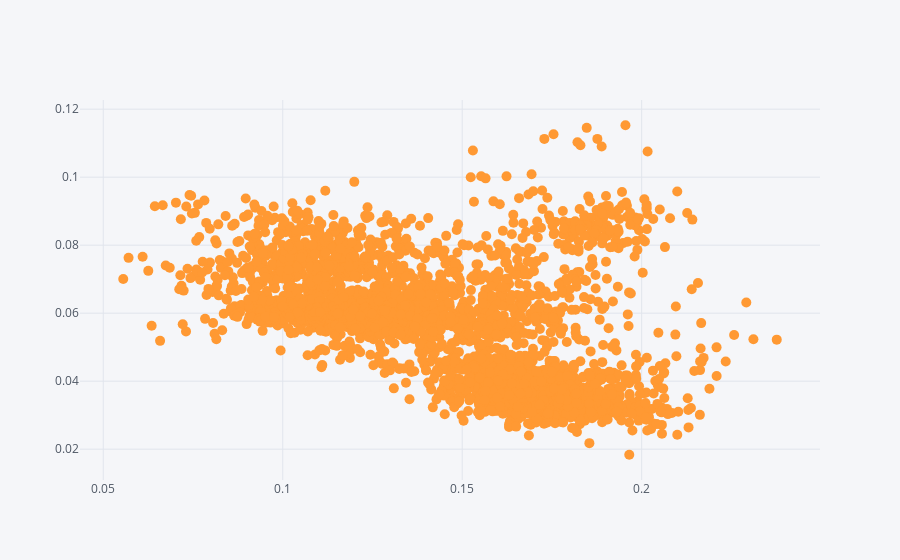

Notebook cell for this chart:
### Code cell
df.iplot(kind='scatter',x='meanfun',y='sd',mode='markers',size=10)

### Figure 1 — Plotly figure (JSON) as saved in the notebook; plotly's stock layout.template omitted (floating-point values rounded to 4 significant figures; data arrays with more than 128 entries replaced by an {"elided": "..."} marker saying what was removed)
{"data": [{"line": {"color": "rgba(255, 153, 51, 1.0)", "dash": "solid", "shape": "linear", "width": 1.3}, "marker": {"size": 10, "symbol": "circle"}, "mode": "markers", "name": "sd", "text": "", "type": "scatter", "uid": "708cca4d-f9b4-43b8-aa16-a997d48f4950", "x": {"elided": "3168 float values"}, "y": {"elided": "3168 float values"}}], "layout": {"legend": {"bgcolor": "#F5F6F9", "font": {"color": "#4D5663"}}, "paper_bgcolor": "#F5F6F9", "plot_bgcolor": "#F5F6F9", "title": {"font": {"color": "#4D5663"}}, "xaxis": {"gridcolor": "#E1E5ED", "showgrid": true, "tickfont": {"color": "#4D5663"}, "title": {"font": {"color": "#4D5663"}, "text": ""}, "zerolinecolor": "#E1E5ED"}, "yaxis": {"gridcolor": "#E1E5ED", "showgrid": true, "tickfont": {"color": "#4D5663"}, "title": {"font": {"color": "#4D5663"}, "text": ""}, "zerolinecolor": "#E1E5ED"}}}
